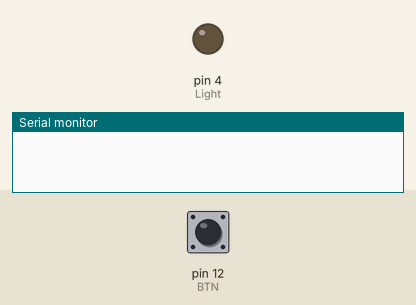
Recording of a sketch running on a simulated Arduino Uno, built with avr-gcc and run on an emulated ATmega328P. Parts: output pins drawn as LEDs (lit = HIGH), the last lines printed to the serial monitor. The inputs (shaded band) are chosen by the test bench; at power-on: pin 12 (BTN) HIGH.

Above: at 1.2 s.
1.3 s: pin 12 (BTN) pulled LOW for 0.15 s
At 1.4 s:
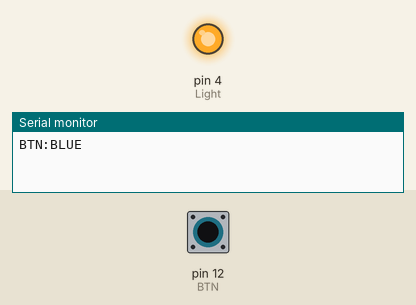
3.0 s: pin 12 (BTN) pulled LOW for 3.2 s
At 6.9 s:
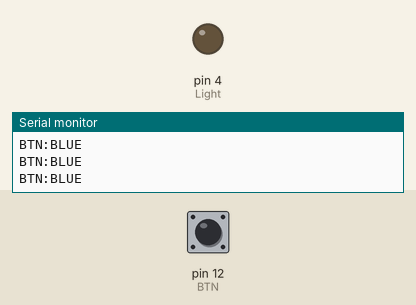
Timing chart, 0 to 8.4 s (numbered marks = the images above; inputs shaded):
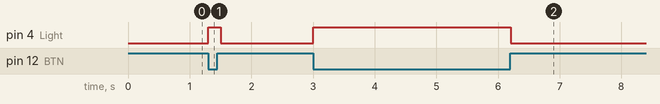

The sketch:

02_PWM-05.ino
```cpp
int BTN = 12;
int Light = 4;

void setup() {
  Serial.begin(9600);
  pinMode(BTN,INPUT_PULLUP);
  pinMode(Light, OUTPUT);

}

void loop() {
  int BTNState= digitalRead(BTN);
  digitalWrite(Light, LOW);

  if(BTNState == LOW){
    Serial.println("BTN:BLUE");
    digitalWrite(Light, HIGH);
  }
  delay(100);
}
```

Measured:
- after the input at 1.3 s, pin 4 (Light): LOW → HIGH at once, → LOW 0.20 s later
- after the input at 3.0 s, pin 4 (Light): LOW → HIGH at once, → LOW 3.2 s later
